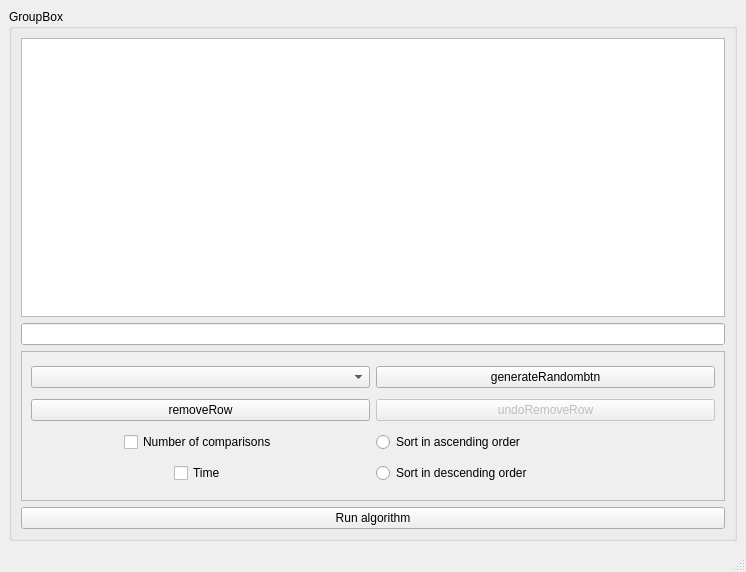
<?xml version="1.0" encoding="UTF-8"?>
<ui version="4.0">
 <class>MainWindow</class>
 <widget class="QMainWindow" name="MainWindow">
  <property name="geometry">
   <rect>
    <x>0</x>
    <y>0</y>
    <width>746</width>
    <height>572</height>
   </rect>
  </property>
  <property name="windowTitle">
   <string>MainWindow</string>
  </property>
  <widget class="QWidget" name="centralwidget">
   <property name="sizePolicy">
    <sizepolicy hsizetype="Preferred" vsizetype="Preferred">
     <horstretch>0</horstretch>
     <verstretch>0</verstretch>
    </sizepolicy>
   </property>
   <layout class="QHBoxLayout" name="horizontalLayout">
    <property name="spacing">
     <number>0</number>
    </property>
    <property name="leftMargin">
     <number>9</number>
    </property>
    <item>
     <widget class="QGroupBox" name="groupBox">
      <property name="sizePolicy">
       <sizepolicy hsizetype="Expanding" vsizetype="Expanding">
        <horstretch>0</horstretch>
        <verstretch>0</verstretch>
       </sizepolicy>
      </property>
      <property name="minimumSize">
       <size>
        <width>300</width>
        <height>0</height>
       </size>
      </property>
      <property name="maximumSize">
       <size>
        <width>1000000</width>
        <height>16777215</height>
       </size>
      </property>
      <property name="title">
       <string>GroupBox</string>
      </property>
      <layout class="QVBoxLayout" name="verticalLayout">
       <item>
        <widget class="QTableWidget" name="resultTable">
         <property name="sizePolicy">
          <sizepolicy hsizetype="Expanding" vsizetype="Expanding">
           <horstretch>0</horstretch>
           <verstretch>0</verstretch>
          </sizepolicy>
         </property>
         <attribute name="horizontalHeaderCascadingSectionResizes">
          <bool>true</bool>
         </attribute>
         <attribute name="verticalHeaderCascadingSectionResizes">
          <bool>false</bool>
         </attribute>
        </widget>
       </item>
       <item>
        <widget class="QLineEdit" name="inputline"/>
       </item>
       <item>
        <widget class="QScrollArea" name="scrollArea">
         <property name="minimumSize">
          <size>
           <width>0</width>
           <height>100</height>
          </size>
         </property>
         <property name="maximumSize">
          <size>
           <width>167772</width>
           <height>150</height>
          </size>
         </property>
         <property name="styleSheet">
          <string notr="true"/>
         </property>
         <property name="widgetResizable">
          <bool>true</bool>
         </property>
         <widget class="QWidget" name="scrollAreaWidgetContents">
          <property name="geometry">
           <rect>
            <x>0</x>
            <y>0</y>
            <width>700</width>
            <height>148</height>
           </rect>
          </property>
          <layout class="QGridLayout" name="gridLayout_2">
           <item row="4" column="3">
            <widget class="QRadioButton" name="radioDescend">
             <property name="text">
              <string>Sort in descending order</string>
             </property>
            </widget>
           </item>
           <item row="0" column="1">
            <widget class="QComboBox" name="algoselector"/>
           </item>
           <item row="4" column="1" alignment="Qt::AlignHCenter">
            <widget class="QCheckBox" name="checkBoxTime">
             <property name="text">
              <string>Time</string>
             </property>
            </widget>
           </item>
           <item row="3" column="3">
            <widget class="QRadioButton" name="radioAscend">
             <property name="text">
              <string>Sort in ascending order</string>
             </property>
            </widget>
           </item>
           <item row="3" column="1" alignment="Qt::AlignHCenter">
            <widget class="QCheckBox" name="checkBoxMemory">
             <property name="text">
              <string>Number of comparisons</string>
             </property>
            </widget>
           </item>
           <item row="0" column="3">
            <widget class="QPushButton" name="genRandInputBtn">
             <property name="text">
              <string>generateRandombtn</string>
             </property>
            </widget>
           </item>
           <item row="1" column="3">
            <widget class="QPushButton" name="undoRemoveRow">
             <property name="enabled">
              <bool>false</bool>
             </property>
             <property name="text">
              <string>undoRemoveRow</string>
             </property>
            </widget>
           </item>
           <item row="1" column="1">
            <widget class="QPushButton" name="removeRowBtn">
             <property name="text">
              <string>removeRow</string>
             </property>
            </widget>
           </item>
          </layout>
         </widget>
        </widget>
       </item>
       <item>
        <widget class="QPushButton" name="btnrun">
         <property name="text">
          <string>Run algorithm</string>
         </property>
        </widget>
       </item>
      </layout>
     </widget>
    </item>
   </layout>
  </widget>
  <widget class="QMenuBar" name="menubar">
   <property name="geometry">
    <rect>
     <x>0</x>
     <y>0</y>
     <width>746</width>
     <height>26</height>
    </rect>
   </property>
  </widget>
  <widget class="QStatusBar" name="statusbar"/>
 </widget>
 <resources/>
 <connections/>
</ui>
